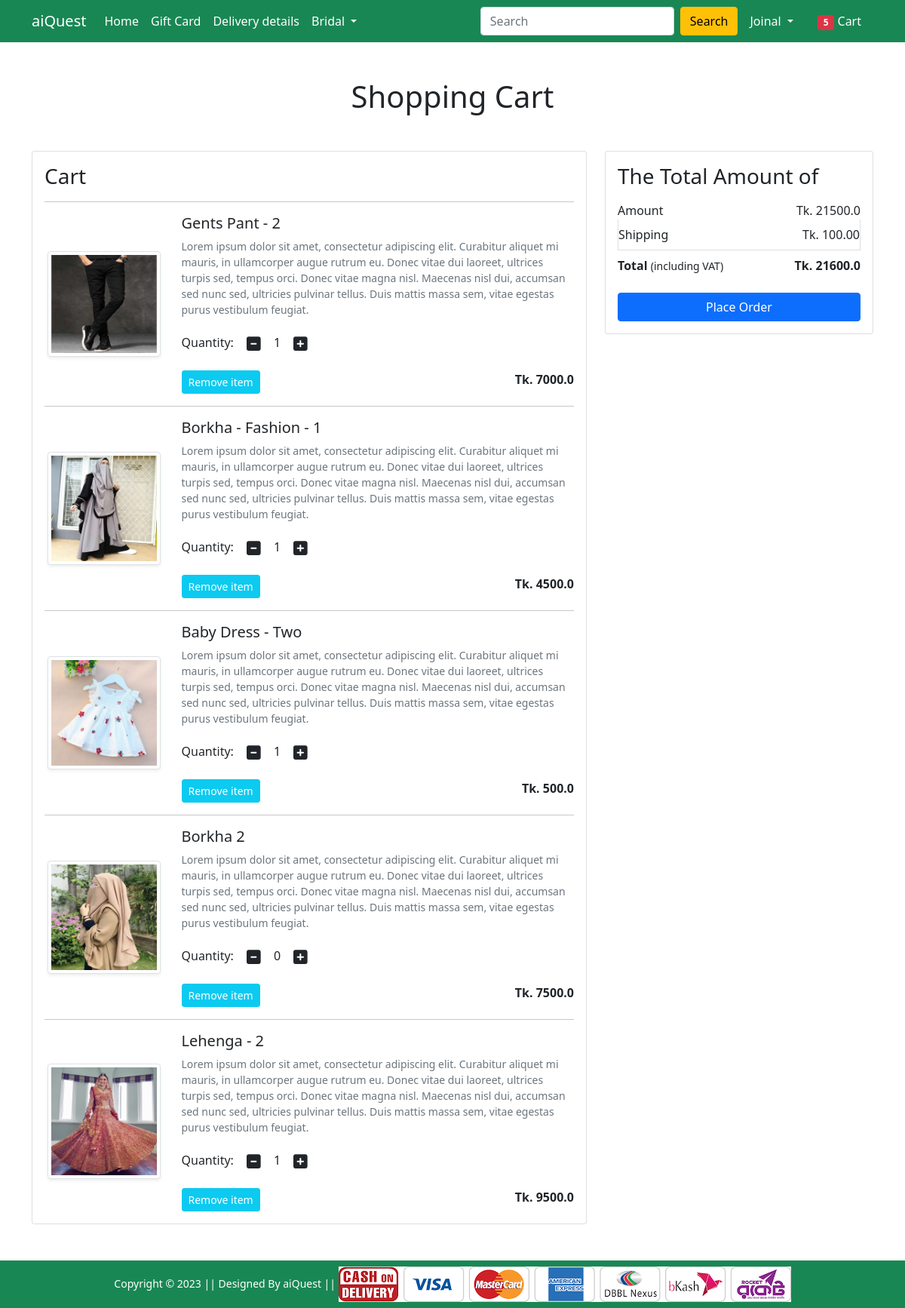
The app's page /cart/ (signed in) with its own data.
### Shop/models.py (models this page shows, shortened)
class Cart(models.Model):
    user = models.ForeignKey(User, on_delete=models.CASCADE)
    product = models.ForeignKey(Product, on_delete=models.CASCADE)
    quantity = models.PositiveIntegerField(default=1)

class Product(models.Model):
    title = models.CharField(max_length=100)
    selling_price = models.FloatField()
    discounted_price = models.FloatField()
    description = models.TextField()
    brand = models.CharField(max_length=100)
    category = models.CharField(choices=CATEGORY_CHOICES,max_length=2)
    product_image = models.ImageField(upload_to='productimg')

### Shop/views.py (the view)
# urls.py: path('cart/', views.show_cart, name='showcart'),
@login_required
def show_cart(request):
     if request.user.is_authenticated:
          user = request.user
          cart = Cart.objects.filter(user=user)
          amount = 00.0
          shipping_amount = 100.0
          total_amount = 00.0
          totalitem = 0
          if request.user.is_authenticated:
               totalitem = len(Cart.objects.filter(user=request.user))
          cart_product = [p for p in Cart.objects.all() if p.user==user]
          if cart_product:
               for p in cart_product:
                    tempamount = (p.quantity * p.product.discounted_price)
                    amount += tempamount
                    totalamount = amount + shipping_amount
               return render(request, 'Shop/addtocart.html', {'carts':cart, 'amount':amount, 'totalamount':totalamount, 'totalitem':totalitem})
          else:
               return render(request, 'Shop/emptycart.html')

### Shop/templates/Shop/addtocart.html (shortened to what this page needs)
{% extends 'Shop/base.html' %}
{% load static %}
{% block main-content %}
<div class="container my-5">
    <div class="row">
        <h1 class="text-center mb-5">Shopping Cart</h1>
        <div class="col-sm-8">
            <div class="card">
                <div class="card-body">
                    <h3>Cart</h3>
                    {% for cart in carts %}
                    <hr>
                    <div class="row">
                        <div class="col-sm-3 text-center align-self-center"><img
                                src="{{cart.product.product_image.url}}" alt="" srcset=""
                                class="img-fluid img-thumbnail shadow-sm" height="150" width="150"> </div>
                        <div class="col-sm-9">
                            <div>
                                <h5>{{cart.product.title}}</h5>
                                <p class="mb-2 text-muted small">{{cart.product.description}}</p>
                                <div class="my-3">
                                    <label for="quantity">Quantity:</label>
                                    <a class="minus-cart btn" pid="{{cart.product.id}}"><i class="fas fa-minus-square fa-lg"></i></a>
                                    <span id="quantity">{{cart.quantity}}</span>
                                    <a class="plus-cart btn" pid="{{cart.product.id}}"><i class="fas fa-plus-square fa-lg"></i></a>
                                </div>
                                <div class="d-flex justify-content-between">
                                    <a href="#" class="btn btn-sm btn-info  text-white mr-3 remove-cart "  pid="{{cart.product.id}}">Remove item </a>
                                    <p class="mb-0"><span><strong>Tk. {{cart.product.discounted_price}}</strong></span></p>
                                </div>
                            </div>
                        </div>
                    </div>
                    {% endfor %}
                </div>
            </div>
        </div>
        <div class="col-sm-4">
            <div class="card">
                <div class="card-body">
                    <h3>The Total Amount of</h3>
                    <ul class="list-group">
                        <li
                            class="list-group-item d-flex justify-content-between align-items-center border-0 px-0 pb-0">
                            Amount<span>Tk. <span id="amount">{{amount}}</span></span></li>
                        <li class="list-group-item d-flex justify-content-between align-items-center px-0">
                            Shipping<span>Tk. 100.00</span></li>
                        <li
                            class="list-group-item d-flex justify-content-between align-items-center border-0 px-0 mb-3">
                            <div>
                                <strong>Total</strong> <small>(including VAT)</small>
                            </div>
                            <span><strong>Tk. <strong id="totalamount">{{totalamount}}</strong> </strong></span>
                        </li>
                    </ul>
                    <div class="d-grid"><a href="{% url 'checkout' %}" class="btn btn-primary">Place Order</a></div>
                </div>
            </div>
        </div>
    </div>
</div>
{% endblock main-content %}

### Shop/templates/Shop/base.html (shortened to what this page needs)
<!doctype html>
{% load static %}
<html lang="en">
<head>
    <link href="https://cdn.jsdelivr.net/npm/bootstrap@5.0.0-beta1/dist/css/bootstrap.min.css" rel="stylesheet"
>
    <link rel="stylesheet" href="{% static 'Shop/css/owl.carousel.min.css' %}">
    <link rel="stylesheet" href="{% static 'Shop/css/all.min.css' %}">
    <link rel="stylesheet" href="{% static 'Shop/css/style.css' %}">
</head>
<body>
    <nav class="navbar navbar-expand-lg navbar-dark bg-success">
        <div class="container">
            <a class="navbar-brand" href="/">aiQuest</a>
            <div class="collapse navbar-collapse" id="navbarSupportedContent">
                <ul class="navbar-nav me-auto mb-2 mb-lg-0">
                    <li class="nav-item">
                        <a class="nav-link active" aria-current="page" href="/">Home</a>
                    </li>
                    <li class="nav-item">
                        <a class="nav-link active" aria-current="page" href="#">Gift Card</a>
                    </li>
                    <li class="nav-item">
                        <a class="nav-link active" aria-current="page" href="#">Delivery details</a>
                    </li>
                    <li class="nav-item dropdown">
                        <a class="nav-link dropdown-toggle text-white" href="#" id="electronicsDropdown" role="button"
                            data-bs-toggle="dropdown" aria-expanded="false">
                            Bridal
                        </a>
                    </li>
                </ul>
                <form action="{% url 'search' %}" class="d-flex" method="GET">
                    <input type="search" class="form-control me-2" name="quary" placeholder="Search">
                    <button class="btn btn-warning" type="submit" >Search</button>
                </form>
                <div>
                    <ul class="navbar-nav me-auto mb-2 mb-lg-0">
                        {% if request.user.is_authenticated %}
                        <li class="nav-item dropdown mx-2">
                            <a class="nav-link dropdown-toggle text-white" href="#" id="profileDropdown" role="button"
                                data-bs-toggle="dropdown" aria-expanded="false"> {{request.user.username | capfirst}}
                            </a>
                        </li>
                        <li class="nav-item mx-2">
                            <a href="{% url 'showcart' %}" class="nav-link text-white"><span
                                    class="badge bg-danger">{{totalitem}}</span> Cart </a>
                        </li>
                        {% endif %}
                    </ul>
                </div>
            </div>
        </div>
    </nav>
    {% block main-content %} {% endblock main-content %}
    <footer class="container-fluid bg-success text-center p-2 mt-5">
        <small class="text-white">Copyright &copy; 2023 || Designed By aiQuest || </small>
        <img src="{% static 'Shop/images/paymentlogo.png' %}" alt="" srcset="" class="img-fluid" height="2px">
    </footer>
</body>
</html>

### records on screen
Cart: product.product_image (picture), product "Gents Pant - 2", product.description "Lorem ipsum dolor sit amet, consectetur adipiscing elit. Curabitur aliquet mi mauris, in ullamcorper augue rutrum eu. Donec vitae dui laoreet, ultrices turpis sed, tempus orci. Donec vitae magna nisl. Maecenas nisl dui, accumsan sed nunc sed, ultricies pulvinar tellus. Duis mattis massa sem, vitae egestas purus vestibulum feugiat.", quantity "1", product.discounted_price "7000.0"
Cart: product.product_image (picture), product "Borkha - Fashion - 1", product.description "Lorem ipsum dolor sit amet, consectetur adipiscing elit. Curabitur aliquet mi mauris, in ullamcorper augue rutrum eu. Donec vitae dui laoreet, ultrices turpis sed, tempus orci. Donec vitae magna nisl. Maecenas nisl dui, accumsan sed nunc sed, ultricies pulvinar tellus. Duis mattis massa sem, vitae egestas purus vestibulum feugiat.", quantity "1", product.discounted_price "4500.0"
Cart: product.product_image (picture), product "Baby Dress - Two", product.description "Lorem ipsum dolor sit amet, consectetur adipiscing elit. Curabitur aliquet mi mauris, in ullamcorper augue rutrum eu. Donec vitae dui laoreet, ultrices turpis sed, tempus orci. Donec vitae magna nisl. Maecenas nisl dui, accumsan sed nunc sed, ultricies pulvinar tellus. Duis mattis massa sem, vitae egestas purus vestibulum feugiat.", quantity "1", product.discounted_price "500.0"
Cart: product.product_image (picture), product "Borkha 2", product.description "Lorem ipsum dolor sit amet, consectetur adipiscing elit. Curabitur aliquet mi mauris, in ullamcorper augue rutrum eu. Donec vitae dui laoreet, ultrices turpis sed, tempus orci. Donec vitae magna nisl. Maecenas nisl dui, accumsan sed nunc sed, ultricies pulvinar tellus. Duis mattis massa sem, vitae egestas purus vestibulum feugiat.", quantity "0", product.discounted_price "7500.0"
Cart: product.product_image (picture), product "Lehenga - 2", product.description "Lorem ipsum dolor sit amet, consectetur adipiscing elit. Curabitur aliquet mi mauris, in ullamcorper augue rutrum eu. Donec vitae dui laoreet, ultrices turpis sed, tempus orci. Donec vitae magna nisl. Maecenas nisl dui, accumsan sed nunc sed, ultricies pulvinar tellus. Duis mattis massa sem, vitae egestas purus vestibulum feugiat.", quantity "1", product.discounted_price "9500.0"

### other values on screen
{{ request.user.username | capfirst }} "Joinal"
{{ totalitem }} "5"
{{ amount }} "21500.0"
{{ totalamount }} "21600.0"
